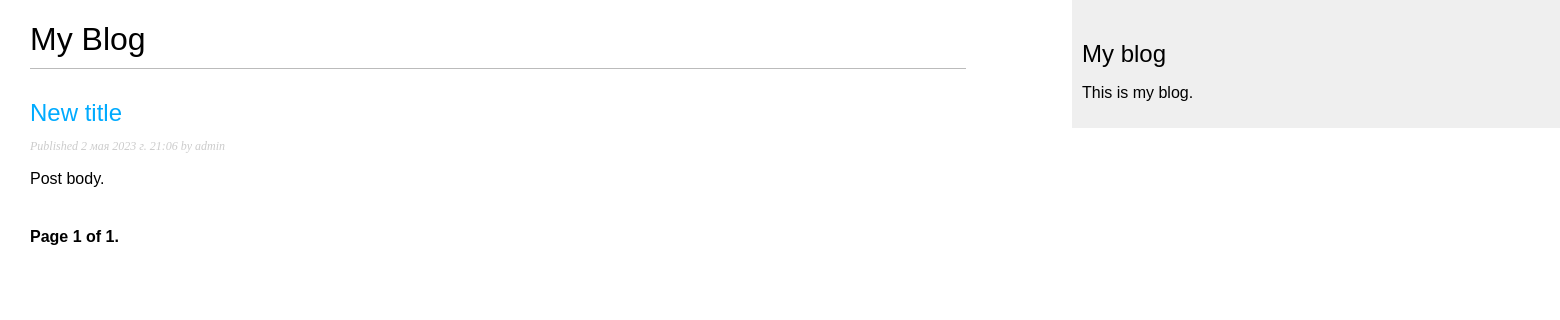
/blog/, run on an earlier commit of the app's database.
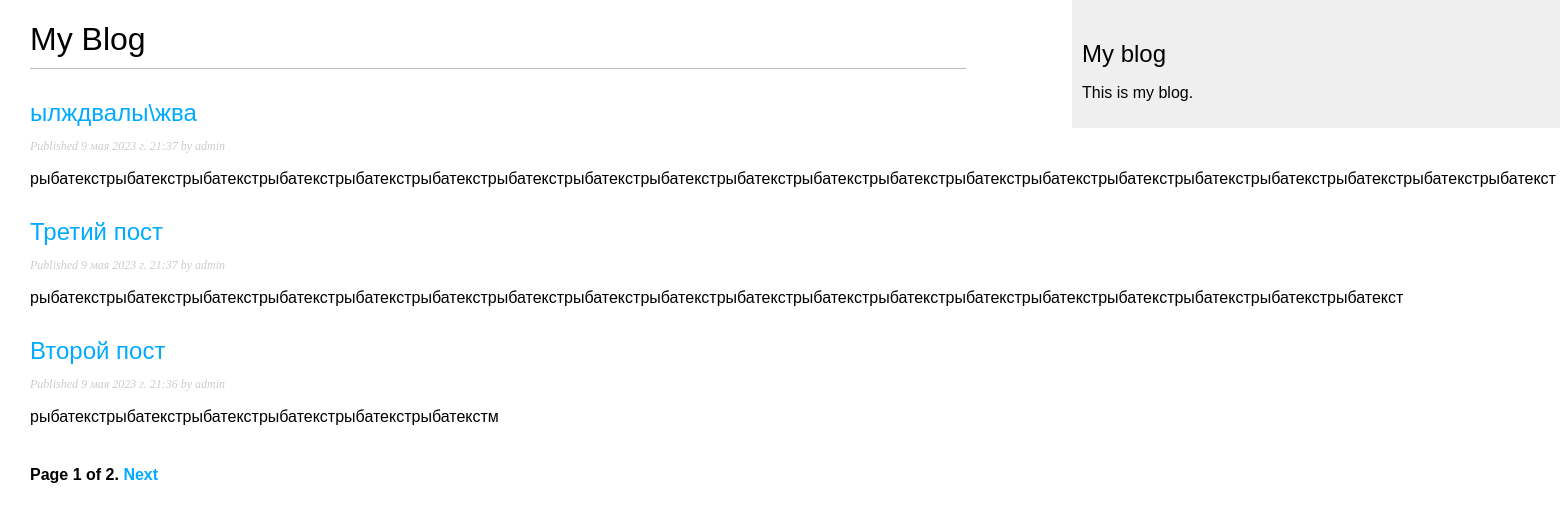
And on a later commit of the database.
### blog/models.py (models this page shows, shortened)
class Post(models.Model):
    class Status(models.TextChoices):
        DRAFT = 'DF', 'Draft'
        PUBLISHED = 'PB', 'Published'
    title = models.CharField(max_length=250)
    slug = models.SlugField(max_length=250,
                            unique_for_date='publish')
    author = models.ForeignKey(User,
                               on_delete=models.CASCADE,
                               related_name='blog_posts')
    body = models.TextField()
    publish = models.DateTimeField(default=timezone.now)
    created = models.DateTimeField(auto_now_add=True)
    updated = models.DateTimeField(auto_now=True)
    status = models.CharField(max_length=2,
                              choices=Status.choices,
                              default=Status.DRAFT)
    objects = models.Manager()
    published = PublishedManager()
    class Meta:
        ordering = ['-publish']
        indexes = [
            models.Index(fields=['-publish']),
        ]
    def get_absolute_url(self):
        return reverse('blog:post_detail',
                       args=[self.publish.year,
                             self.publish.month,
                             self.publish.day,
                             self.slug])

### blog/views.py (the view)
# urls.py: path('', views.post_list, name='post_list'),
def post_list(request):
    posts_list = Post.published.all()
    paginator = Paginator(posts_list, 3)
    page_number = request.GET.get('page', 1)
    try:
        posts = paginator.page(page_number)
    except PageNotAnInteger:
        posts = paginator.page(1)
    except EmptyPage:
        posts = paginator.page(paginator.num_pages)
    return render(request, 'blog/post/list.html', {'posts': posts})

### blog/models.py (called while the page is built)
    def get_queryset(self):
        return super().get_queryset()\
                      .filter(status=Post.Status.PUBLISHED)

### blog/templates/blog/post/list.html (shortened to what this page needs)
{% extends 'blog/base.html' %}
{% block content %}
    <h1>My Blog</h1>
    {% for post in posts %}
        <h2>
            <a href="{{ post.get_absolute_url }}">
                {{ post.title }}
            </a>
        </h2>
        <p class="date">
            Published {{ post.publish }} by {{ post.author }}
        </p>
        {{ post.body|truncatewords:30|linebreaks }}
    {% endfor %}
    {% include "pagination.html" with page=posts %}
{% endblock %}

### blog/templates/blog/base.html (shortened to what this page needs)
{% load static %}
<!DOCTYPE html>
<html lang="en">
<head>
    <link rel="stylesheet" href="{% static 'css/blog.css' %}">
</head>
<body>
  <div id="content">
    {% block content %}
    {% endblock %}
  </div>
  <div id="sidebar">
    <h2>My blog</h2>
    <p>This is my blog.</p>
  </div>
</body>
</html>

### blog/templates/pagination.html (shortened to what this page needs)
<div class="pagination">
    <span class="current">
        Page {{ page.number }} of {{ page.paginator.num_pages }}.
    </span>
    {% if page.has_next %}
        <a href="?page={{ page.next_page_number }}">Next</a>
    {% endif %}
</div>

### blog/static/css/blog.css (style rules this page uses)
body { margin:0; padding:0; font-family:helvetica, sans-serif; }
a { color:#00abff; text-decoration:none; }
h1 { font-weight:normal; border-bottom:1px solid #bbb; padding:0 0 10px 0; }
h2 { font-weight:normal; margin:30px 0 0; }
#content { float:left; width:60%; padding:0 0 0 30px; }
#sidebar { float:right; width:30%; padding:10px; background:#efefef; height:100%; }
p.date { color:#ccc; font-family: georgia, serif; font-size: 12px; font-style: italic; }
.pagination { margin:40px 0; font-weight:bold; }

What changed in the data, as far as the page shows it:
no longer on this page (row unchanged): Post: title "New title", publish "2 мая 2023 г. 21:06", author "admin", body "Post body."
added Post: title "ылждвалы\\жва", publish "9 мая 2023 г. 21:37", author "admin", body "рыбатекстрыбатекстрыбатекстрыбатекстрыбатекстрыбатекстрыбатекстрыбатекстрыбатекстрыбатекстрыбатекстрыбатекстрыбатекстрыбатекстрыбатекстрыбатекстрыбатекстрыбатекстрыбатекстрыбатекст"
added Post: title "Третий пост", publish "9 мая 2023 г. 21:37", author "admin", body "рыбатекстрыбатекстрыбатекстрыбатекстрыбатекстрыбатекстрыбатекстрыбатекстрыбатекстрыбатекстрыбатекстрыбатекстрыбатекстрыбатекстрыбатекстрыбатекстрыбатекстрыбатекст"
added Post: title "Второй пост", publish "9 мая 2023 г. 21:36", author "admin", body "рыбатекстрыбатекстрыбатекстрыбатекстрыбатекстрыбатекстм"
Also different on the page:
{{ page.paginator.num_pages }}: "1" → "2"
text now shown: "Next"
